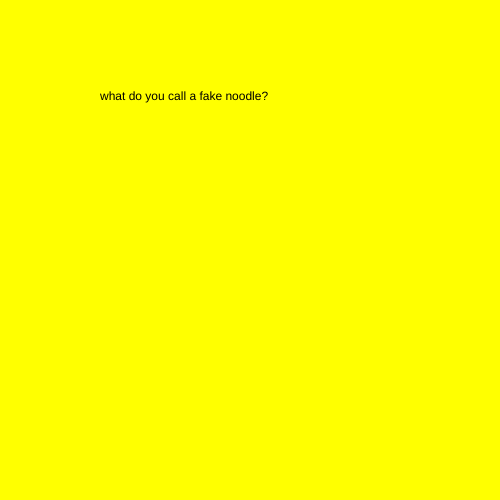
Frame 1 (no input)
Frame 60 (no input): identical to frame 1, image omitted
Frame 120 (the mouse pressed at the canvas centre since frame 60): identical to frame 1, image omitted

The p5.js sketch that drew this single still picture (run headless with seeded random() and noise() and a simulated clock; from frame 60 on, the mouse is pressed at the canvas centre):

// p5.js sketch
// ── sketch.js

let state=0;
function setup() {
  createCanvas(500, 500);
}

function draw() {
switch (state) {
  case 0:
  background("yellow");
    text("what do you call a fake noodle?",100,100);
    break;
    case 1:
    background("pink");
      text("impasta",100,100);
      break;

}
}
function mouseReleased(){
  state++;
  if(state>1){
    state=0;
  }

}
